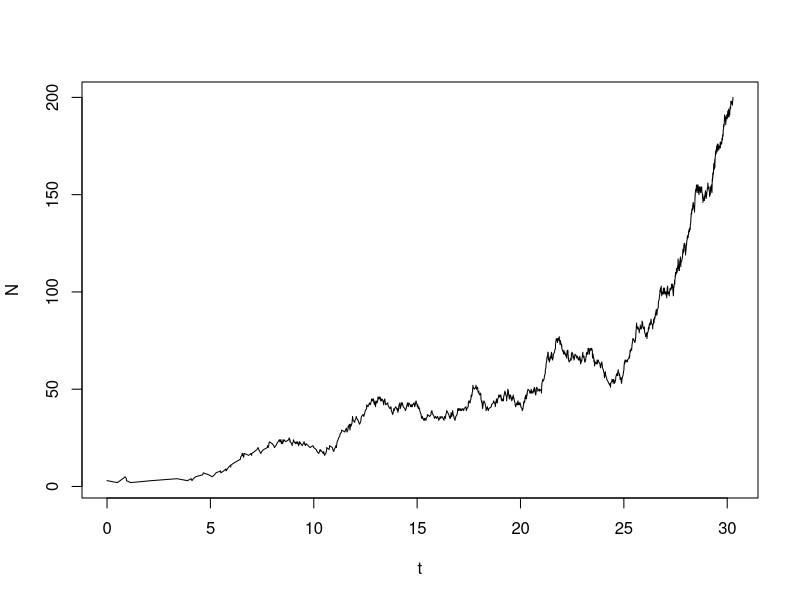
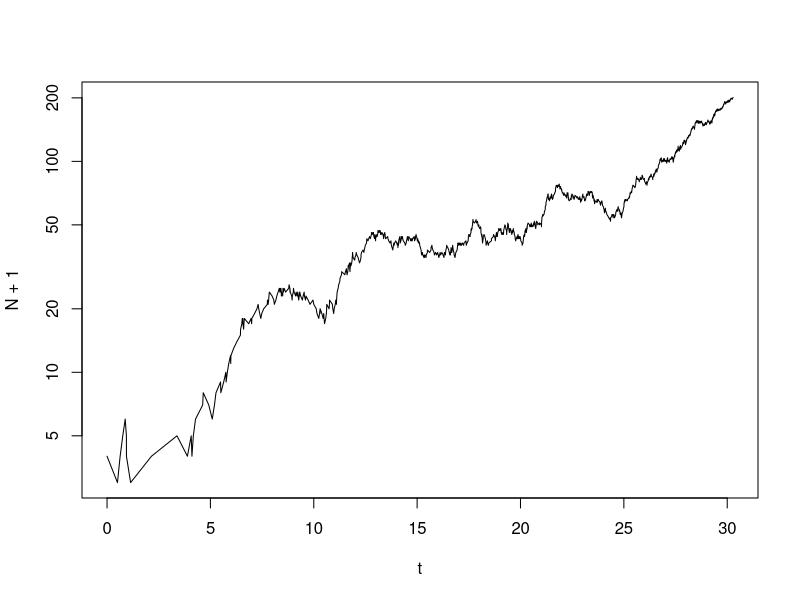
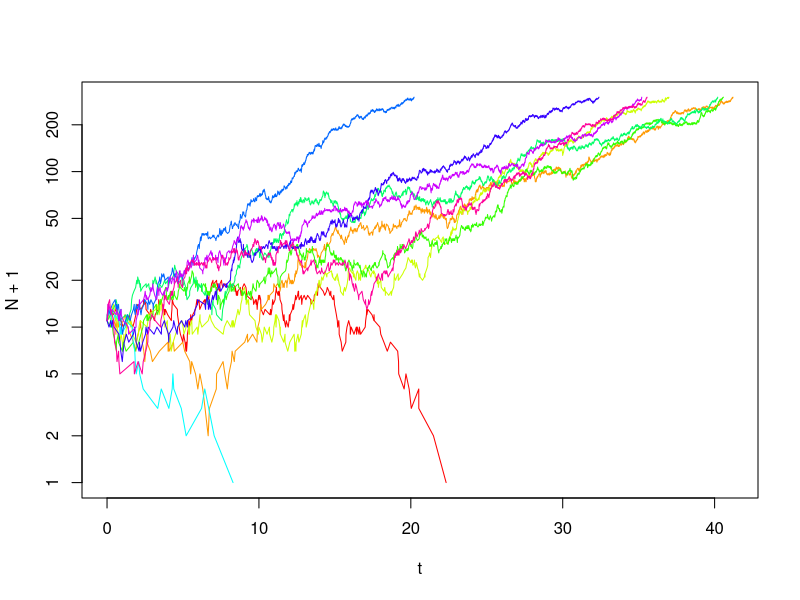

Here is the R script that generated these plots, in order:
## ---- chunk 1
knitr::opts_chunk$set(echo = TRUE)
## ---- chunk 2
time.series <- function(N0, Nmax, birth, death){# this defines a functino with the name "time.series". It has four arguments: N0, Nmax, birth, death
  N <- N0
  t <- 0
  output <- data.frame(t,N) # creates a data frame in which we can store the results from the simulation
  while (N < Nmax & N > 0) {# loop runs until N=0 or N=Nmax
    dt <- rexp(1, rate = death*N+birth*N) # time to next event, this is a bit different then the algorithm I explained in the lecture, more later...
    event <- sample(c(-1,1), 1, prob = c(death*N, birth*N)) # determines which type of event happens by drawing a random number
    t <- t + dt # updates time
    N <- N + event # updates population size
    output <- rbind(output, c(t,N)) # updates output data.frame
  }
  return(output)
}
## ---- chunk 3
time.series(3, 10, 0.6, 0.5)
## ---- chunk 4
data<-time.series(3,200,0.6,0.5)
plot(data, type="l")
## ---- chunk 5
plot(N+1 ~ t, data, log="y", type="l")
## ---- chunk 6
N0 <- 10
Nmax <- 300 
birth <- 0.6
death <- 0.5
sim <- 10 # this sets the number of simulations
## ---- chunk 7
results <- list() # a list variable to save results of all iterations of the function time.series
iter <- 1 # intialize counter
for (i in 1:sim) {# to create sim different simulations, we embedd the function time.series in a for-loop
  results[[iter]] <- time.series(N0,Nmax,birth,death) # adds the result of a simulation to the results
  iter = iter + 1
}
## ---- chunk 8
maxt <- numeric(sim) # creates a vector in which we store the length of the different time series
  for (i in 1:sim) {
  maxt[i] <- max(results[[i]][1]) # determines the length of the ith time series and stores the result in the object maxt
  }
tmax <- max(maxt) # the length of the longest time series is assigned to the parameter tmax
## ---- chunk 9
cl <- rainbow(length(results)) # sets number of colours equal to number sim
plot(N+1 ~ t, results[[1]], type="l", log="y", ylim=c(1,Nmax),xlim=c(0,tmax), col=cl[1]) # plots the first simulation
for (i in 2:sim) {# this for-loop adds all further simulations to the same graph
  lines(N+1~t, results[[i]],type="l", col=cl[i])
}
